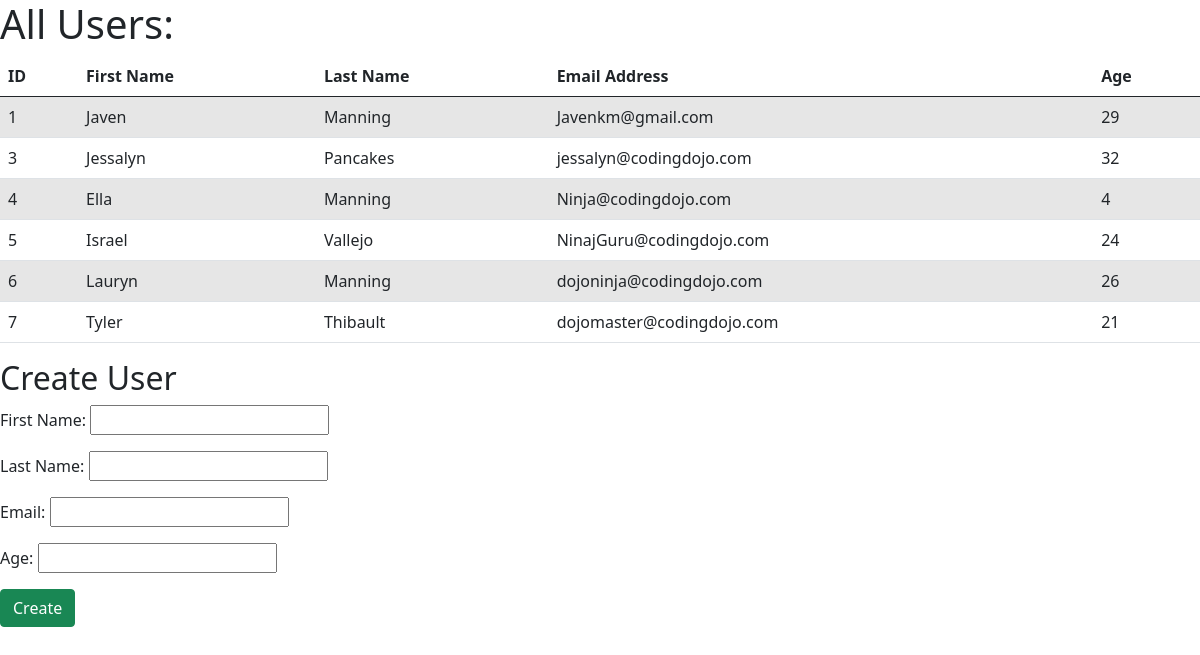
The page / on the database its author committed.
### mainApp/models.py (models this page shows)
class Users(models.Model):
    first_name = models.CharField(max_length = 255)
    last_name = models.CharField(max_length = 255)
    email_address = models.CharField(max_length = 255)
    age = models.IntegerField()
    created_at = models.DateTimeField(auto_now_add = True)
    updated_at = models.DateTimeField(auto_now=True)

### mainApp/views.py (the view)
# urls.py: path('', views.index),
def index(request):
    context = {
        "users": Users.objects.all() # gives me a list
    }
    return render(request, 'index.html', context)

### mainApp/templates/index.html (shortened to what this page needs)
<!DOCTYPE html>
<html lang="en">
<head>
    <link href="https://cdn.jsdelivr.net/npm/bootstrap@5.0.0-beta3/dist/css/bootstrap.min.css" rel="stylesheet">
    <!-- {% load static %}
    <link rel="stylesheet" href="{% static 'style.css' %}"> -->
</head>
<body>
    <div class="table">
        <h1>All Users:</h1>
        <table class="table table-striped">
            <thead>
                <tr>
                    <th>ID</th>
                    <th>First Name</th>
                    <th>Last Name</th>
                    <th>Email Address</th>
                    <th>Age</th>
                </tr>
            </thead>
            <tbody class="tbody">
                {% for user in users %}
                    <tr>
                        <td>{{ user.id }}</td>
                        <td>{{ user.first_name }}</td>
                        <td>{{ user.last_name }}</td>
                        <td>{{ user.email_address }}</td>
                        <td>{{ user.age }}</td>
                    </tr>
                {% endfor %}
            </tbody>
        </table>
    </div>
    <div class="input-group input-group-lg">
        <form action="/users/create" method="POST">
            <h2>Create User</h2>
                <p>
                    First Name:
                    <input type="text" name="first_name" id="">
                </p>
                <p>
                    Last Name:
                    <input type="text" name="last_name" id="">
                </p>
                <p>
                    Email:
                    <input type="text" name="email_address" id="">
                </p>
                <p>
                    Age:
                    <input type="text" name="age" id="">
                </p>
                <button type="submit" class="btn btn-success">Create</button>
        </form>
    </div>
</body>
</html>

### rows shown on the page
Users: id "1", first_name "Javen", last_name "Manning", email_address "Javenkm@gmail.com", age "29"
Users: id "3", first_name "Jessalyn", last_name "Pancakes", email_address "jessalyn@codingdojo.com", age "32"
Users: id "4", first_name "Ella", last_name "Manning", email_address "Ninja@codingdojo.com", age "4"
Users: id "5", first_name "Israel", last_name "Vallejo", email_address "NinajGuru@codingdojo.com", age "24"
Users: id "6", first_name "Lauryn", last_name "Manning", email_address "dojoninja@codingdojo.com", age "26"
Users: id "7", first_name "Tyler", last_name "Thibault", email_address "dojomaster@codingdojo.com", age "21"
